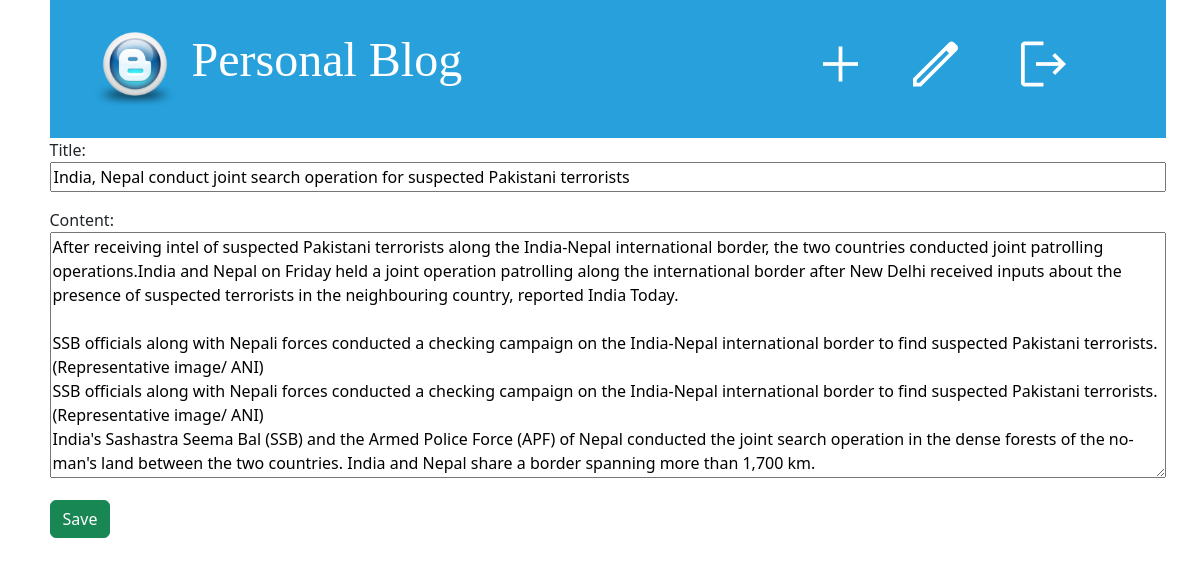
Screenshot of /post-update/10/ (signed in) with the database file from the repository.
### blog_app/models.py (models this page shows, shortened)
class Post(models.Model):
    title = models.CharField(max_length=256)
    content = models.TextField()
    author = models.ForeignKey("auth.User", on_delete=models.CASCADE)
    created_at = models.DateTimeField(auto_now_add=True) #ahile ko date and time automatically halxa
    updated_at = models.DateTimeField(auto_now=True) #harek choti update hunxa
    published_at = models.DateTimeField(null=True, blank=True)

### blog_app/views.py (the view, shortened to what this page needs)
# urls.py: path("post-update/<int:pk>/", views.PostUpdateView.as_view(), name="post-update"),
class PostUpdateView(LoginRequiredMixin, UpdateView):
    model = Post
    template_name = "post_create.html"
    form_class = PostForm

### blog_app/forms.py
class PostForm(forms.ModelForm):
    class Meta:
        model = Post
        fields = ["title", "content"]

### templates/post_create.html (shortened to what this page needs)
{% extends "base.html" %}
{% block content %}
<form action="" method="post" class="post-form">
    {{ form.as_p}}
    <button type="submit" class="btn btn-success">Save</button>
</form>
{% endblock content %}

### static/css/blog.css (style rules this page uses)
body { padding-left: 15px; }
.post-form textarea, .post-form input { width: 100%; }

### rows the page displays
Post: title "India, Nepal conduct joint search operation for suspected Pakistani terrorists", content "After receiving intel of suspected Pakistani terrorists along the India-Nepal international border, the two countries conducted joint patrolling operations.India and Nepal on Friday held a joint operation patrolling along the international border after New Delhi received inputs about the presence of suspected terrorists in the neighbouring country, reported India Today. SSB officials along with Nepali forces conducted a checking campaign on the India-Nepal international border to find suspected Pakistani terrorists.(Representative image/ ANI) SSB officials along with Nepali forces conducted a checking campaign on the India-Nepal international border to find suspected Pakistani…"
